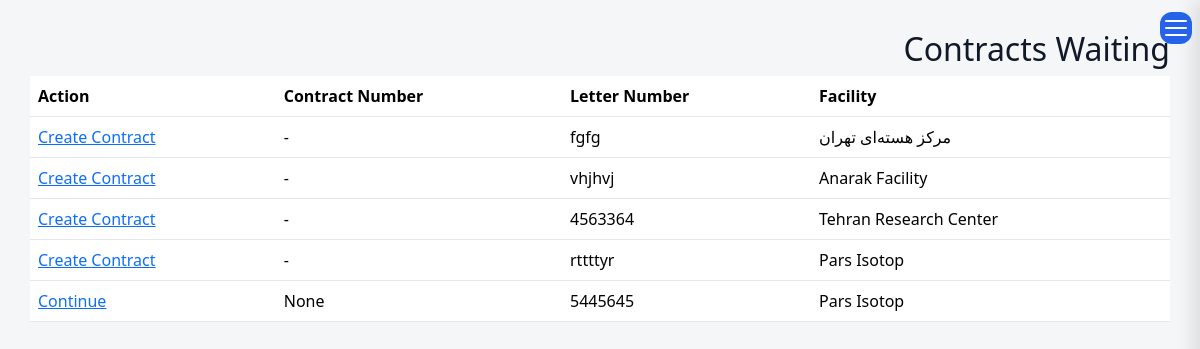
Screenshot of /contract/license (signed in) with the database file from the repository.
### operations/models.py (models this page shows, shortened)
class LicenseRequest(models.Model):
    facility = models.ForeignKey(
        FacilityModel,
        on_delete=models.PROTECT,
        related_name="license_requests",
    )
    letter_number = models.CharField(_("Letter Number"),
        max_length=100,
        blank=True,
        null=True,
    )
    letter_date = models.DateField(_("Letter Date"),
        blank=True,
        null=True,
    )
    discount_requested = models.BooleanField(
        _("Discount Requested"),
        default=False,
        help_text=_("If checked, the request routes to the CEO for signature after the Deputy, before Contracts."),
    )
    discount_notes = models.TextField(
        _("Discount Notes"),
        blank=True,
        null=True,
        help_text=_("Written by the creator when requesting; the CEO can edit/add to it at sign time."),
    )
    status = models.CharField( _("Status"),
        max_length=20,
        choices=LicenseStatus.choices,
        default=LicenseStatus.DRAFT,
    )
    status_date = models.DateTimeField( _("Status Date"),
        null=True,
        blank=True,
    )
    specification_completed = models.BooleanField(_("Specification Completed"),default=False,)
    description = models.TextField(
        _("Description"),
        blank=True,)
    created_by = models.ForeignKey(
        settings.AUTH_USER_MODEL,
        verbose_name=_("Created By"),
        on_delete=models.PROTECT,
    )
    created_at = models.DateTimeField( _("Created At"),
        auto_now_add=True,
    )
    updated_at = models.DateTimeField( _("Updated At"),
        auto_now=True,
    )
    history = HistoricalRecords()
    class Meta:
        ordering = ["-created_at"]
        verbose_name = _("License Request")
        verbose_name_plural = _("License Requests")

### facilities/models.py (models this page shows, shortened)
class FacilityModel(models.Model):
    name = models.CharField(
        _("Facility Name"),
        max_length=255, blank=True,null=True
    )
    responsible_person = models.CharField(
        _("Responsible Person"),
        max_length=150, blank=True,null=True
    )
    telephone = models.CharField(
        _("Telephone"),
        max_length=50, blank=True,null=True
    )
    email = models.EmailField(
        _("Email"),
        blank=True,null=True
    )
    address1 = models.CharField(
        _("Address Line 1"),
        max_length=255, blank=True,null=True
    )
    address2 = models.CharField(
        _("Address Line 2"),
        max_length=255,
         blank=True,null=True
    )
    postal_code = models.CharField(
        _("Postal Code"),
        max_length=20,
         blank=True,null=True
    )
    national_id = models.CharField(
        _("National ID"),
        max_length=50,
         blank=True,null=True
    )
    economic_code = models.CharField(
        _("Economic Code"),
        max_length=50,
         blank=True,null=True
    )
    created_at = models.DateTimeField(
        _("Created At"),
        auto_now_add=True
    )
    updated_at = models.DateTimeField(
        _("Updated At"),
        auto_now=True
    )
    class Meta:
        ordering = ["name"]
        verbose_name = _("Facility")
        verbose_name_plural = _("Facilities")
        constraints = [
            models.UniqueConstraint(
                fields=["national_id"],
                name="unique_facility_national_id",
                condition=models.Q(national_id__isnull=False),
            ),
            models.UniqueConstraint(
                fields=["postal_code"],
                name="unique_facility_postal_code",
                condition=models.Q(postal_code__isnull=False),
            ),
            models.UniqueConstraint(
                fields=["economic_code"],
                name="unique_facility_economic_code",
                condition=models.Q(economic_code__isnull=False),
            ),
        ]

### contract/models.py (models this page shows, shortened)
class LicenseContract(models.Model):
    license = models.OneToOneField(
        LicenseRequest,
        on_delete=models.PROTECT,
        related_name="contract"
    )
    contract_number = models.CharField(
            _("Contract Number"),
            max_length=100,
            blank=True,
            null=True,
        )
    contract_date = models.DateField(
        _("Contract Date"),
        blank=True,
        null=True,
    )
    contract_cost = models.DecimalField(
        _("Contract Cost"),
        max_digits=14,
        decimal_places=2,
        blank=True,
        null=True,
    )
    send_to_financial = models.BooleanField(
        _("Send to Financial"),
        default=False,
    )
    draft_sent_to_customer = models.BooleanField(
        _("Draft Sent to Customer"),
        default=False,
    )
    draft_sent_date = models.DateField(
        _("Draft Sent Date"),
        blank=True,
        null=True,
    )
    draft_letter_number = models.CharField(
        max_length=100,
        blank=True,
        verbose_name=_("Draft Letter Number"),
    )
    draft_letter_date = models.DateField(
        blank=True,
        null=True,
        verbose_name=_("Draft Letter Date"),
    )
    notification_letter_number = models.CharField(
        _("Notification Letter Number"),
        max_length=30,
        blank=True,
        null=True,
    )
    notification_letter_date = models.DateField(
        _("Notification Letter Date"),
        blank=True,
        null=True,
    )
    License_letter_number = models.CharField(
        _("License Letter Number"),
        max_length=30,
        blank=True,
        null=True,
    )
    License_letter_date = models.DateField(
        _("License Letter Date"),
        blank=True,
        null=True,
    )
    amendment_notes = models.TextField(
        _("Amendment Notes"),
        blank=True,
        null=True,
    )
    source_owner = models.CharField(
        _("Source Owner"),
        max_length=100,
        blank=True,
        null=True,
    )
    contract_accountable = models.CharField(
        _("Contract Accountable"),
        max_length=100,
        blank=True,
        null=True,
    )
    created_at = models.DateTimeField(
        _("Created At"),
        auto_now_add=True,
    )
    updated_at = models.DateTimeField(
        _("Updated At"),
        auto_now=True,
    )

### contract/views.py (the view)
def license_contract_home(request):
    licenses = LicenseRequest.objects.filter(
        status=LicenseStatus.CONTRACTS
    ).select_related(
        "facility",
        "contract",
    )
    return render(
        request,
        "contract/license_contract_home.html",
        {
            "licenses": licenses
        }
    )

### templates/contract/license_contract_home.html
{% extends "base.html" %}
{% load i18n %}
{% block content %}
<h2>
{% trans "Contracts Waiting" %}
</h2>
<table class="table">
<tr>
<th>
{% trans "Facility" %}
</th>
<th>
{% trans "Letter Number" %}
</th>
<th>
{% trans "Contract Number" %}
</th>
<th>
{% trans "Action" %}
</th>
</tr>
{% for license in licenses %}
<tr>
<td>
{{ license.facility.name }}
</td>
<td>
{{ license.letter_number }}
</td>
<td>
{% if license.contract %}
{{ license.contract.contract_number }}
{% else %}
-
{% endif %}
</td>
<td>
{% if license.contract %}
<a href="{% url 'license_contract_update' license.contract.pk %}">
{% trans "Continue" %}
</a>
{% else %}
<a href="{% url 'license_contract_create' license.pk %}">
{% trans "Create Contract" %}
</a>
{% endif %}
</td>
</tr>
{% empty %}
<tr>
<td colspan="4">
{% trans "No contracts waiting." %}
</td>
</tr>
{% endfor %}
</table>
{% endblock %}

### static/css/base.css (style rules this page uses)
* { margin:0; padding:0; box-sizing:border-box; }
html.rtl { font-family:Vazirmatn,sans-serif; }
:root { --bg: #f5f6f8; --card: #ffffff; --text: #111827; --muted: #6b7280; --border: #e5e7eb; --primary: #2563eb; --sidebar: #1f2937; --sidebar-text: #374151; }
body { background: var(--bg); color: var(--text); }
th, td { padding: 12px; border-bottom: 1px solid var(--border); text-align: left; }
th { background: rgba(0,0,0,0.03); }
table { width: max-content; min-width: 100%; border-collapse: collapse; }

### rows the page displays
LicenseRequest: facility.name "مرکز هسته‌ای تهران", letter_number "fgfg"
LicenseRequest: facility.name "Anarak Facility", letter_number "vhjhvj"
LicenseRequest: facility.name "Tehran Research Center", letter_number "4563364"
LicenseRequest: facility.name "Pars Isotop", letter_number "rttttyr"
LicenseRequest: facility.name "Pars Isotop", letter_number "5445645", contract.contract_number "None"
